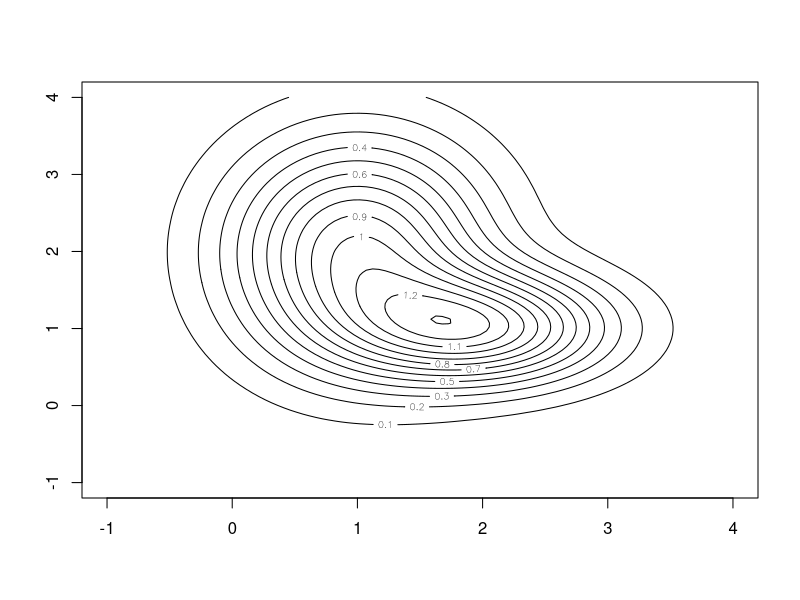
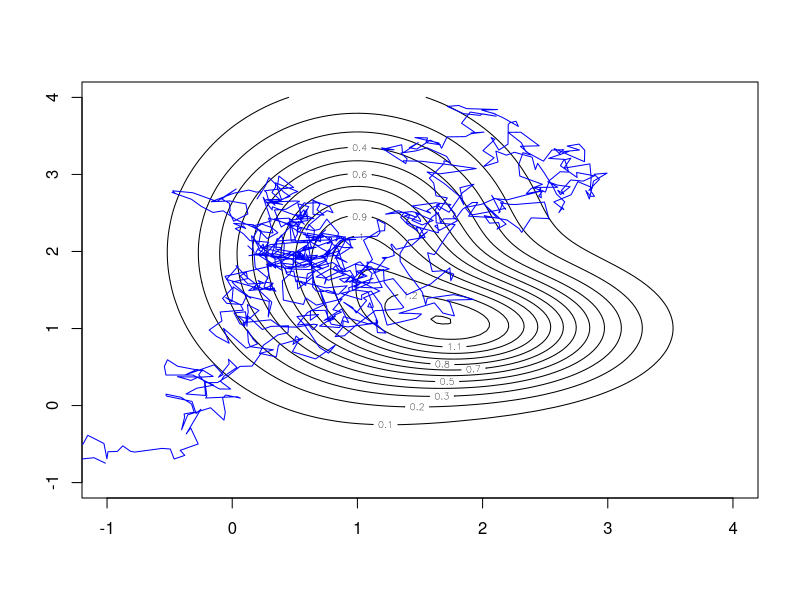
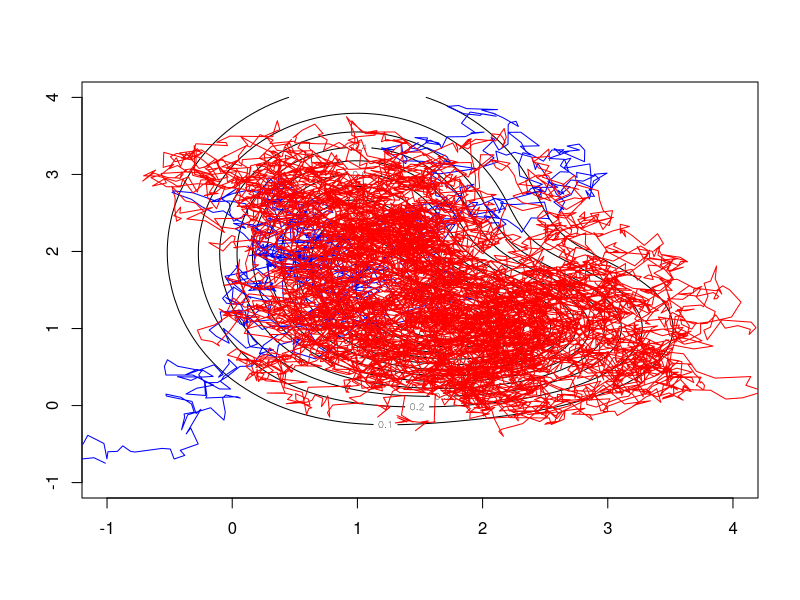

Write the R code that produced these figures, in order.
L1 <- function (x, y) {exp(-((x - 2)^2 + 2*(y - 1)^2))}
L2 <- function (x, y) {exp(-((x - 1)^2 + 0.5*(y - 2)^2))}
L <- function (x, y) {L1(x, y) + L2(x, y)}
x <- seq (-1, 4, length=100)
y <- seq (-1, 4, length=100)
z  <- outer (x, y, Vectorize (L))
svg ("proportional_target.svg")
contour (x=x, y=y, z)
dev.off ()

Q <- function (x,y) {rnorm (2, mean=c(x, y), sd=0.1)}

mcmc.sequence <- function (n, xy0) {
  x <- vector (length=n)
  y <- vector (length=n)
  x[1] <- xy0[1]
  y[1] <- xy0[2]
  for (i in 2:n) {
    xy1 <- Q (xy0[1], xy0[2])
    r <- L (xy1[1], xy1[2]) / L (xy0[1], xy0[2])
    if (r > 1 || r > runif(1)) {xy0 <- xy1}
    x[i] <- xy0[1]
    y[i] <- xy0[2]
  }
  list (x=x, y=y)
}

xy0 <- Q(-0.9, -0.9)

xy1 <- mcmc.sequence (1000, xy0)
svg ("target+initial-sequence.svg")
contour (x=x, y=y, z)
lines (xy1, col="blue")
dev.off ()

xy2 <- mcmc.sequence (10000, c(xy1$x[1000], xy1$y[1000]))
svg ("target+initial+subsequent-sequence.svg")
contour (x=x, y=y, z)
lines (xy1, col="blue")
lines (xy2, col="red")
dev.off ()

